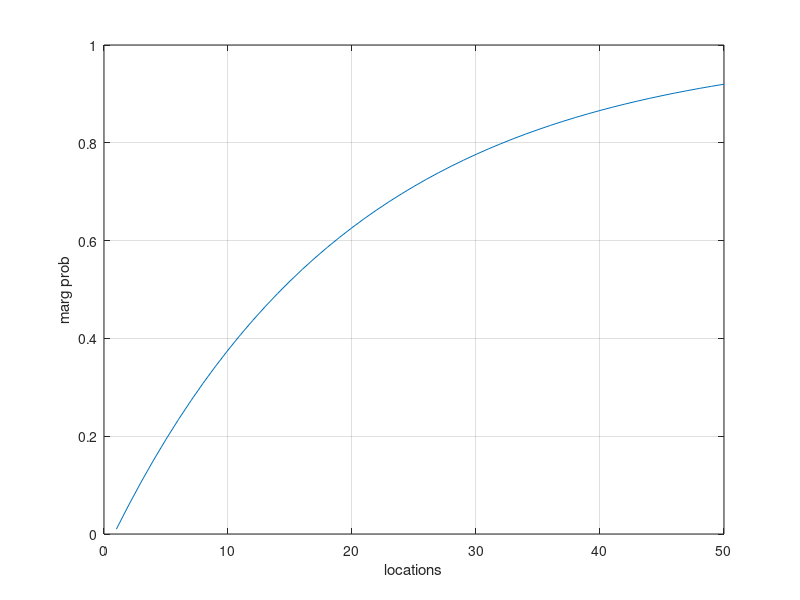

The MATLAB source for this figure: (Note: this script raises an error after producing the figure.)
close all
clear

directory_a = 'plots/a/';
directory_b = 'plots/b/';
directory_c = 'plots/c/';
directory_d = 'plots/d/';
directory_e = 'plots/e/';
directory_f = 'plots/f/';

%% task a
data = 50;
marg_p = zeros(data,1);
marg_p(1) = 0.01;

for i=2:data
    marg_p(i)= marg_p(i-1) + 0.05*(1-marg_p(i-1));
end

fig1 = figure;
plot(1:data,marg_p)
grid
xlabel('locations')
ylabel('marg prob')
title_pic = 'marg_prob';
save_plots(title_pic,directory_a,fig1);

%% task c
tau = 0.3;
x = zeros(data,1);
%x(1) = binornd(1,marg_p(1));
if(rand>=0.99)
    x(1) = 1;
else
    x(1) = 0;
end

for i=2:data
   if(x(i-1)==1)
       x(i) = 1;
   else
       if(rand<0.05)
           x(i) = 1;
       else
           x(i) = 0;
       end
   end
end

y = normrnd(x,tau,data,1); % same as mu + sigma*randn(data,1)
y(20) = 0.2;
y(30) = 0.7;

% fig2 = figure;
% plot(1:data,y);
% grid

[~,prio_xY,post_xY] = forward_recursion(0.95,tau,y,data);
margp_xY = backward_recursion(0.95,prio_xY,post_xY,data);

fig3 = figure;
plot(1:data,margp_xY(2,:));
grid
xlabel('locations')
ylabel('posterior prob for x_i = 1')
title_pic = 'post_prob';
save_plots(title_pic,directory_c,fig3);

%% task d
PoV = [];
mc_samples = 10000;
clean_all = -100000;
PV = -100000;

for i=1:data
    pov = 0; 
    for j=1:mc_samples
        y = normrnd(x,100*tau,data,1); % what mean?
        y(i) = normrnd(binornd(1,marg_p(i)),tau);
        [~,prio_xY,post_xY] = forward_recursion_d(0.95,tau,y,data,i);
        prob = backward_recursion(0.95,prio_xY,post_xY,data);
        dont_clean = -5000*sum(prob(2,:));
        pov = pov + max(clean_all,dont_clean)/j;
    end
    PoV(i) = pov;
end
%PoV = PoV(:,any(PoV));
VoI = PoV - PV

% fig4 = figure;
% plot(1:data,VoI)
% grid
% xlabel('locations')
% ylabel('VoI')
%title_pic = 'VoI';
%save_plots(title_pic,directory_d,fig4);


%% task e
big_pov = zeros(data,data);

% diagonal
for i=1:data
    for j=1:mc_samples
        y = normrnd(0.5,100*tau,data,1);
        x_new = zeros(data,1);
        x_new(i) = binornd(1,marg_p(i));
        y(i) = normrnd(x_new(i),tau/sqrt(2));
        [~,prio_xY,post_xY] = forward_recursion_d(0.95,tau,y,data,i);
        prob = backward_recursion(0.95,prio_xY,post_xY,data);
        dont_clean = -5000*sum(prob(2,:));
        pov = pov + max(clean_all,dont_clean)/j;
    end
    big_pov(i,i) = pov;
end

% off-diagonal
for i=10:data
    for j=i:data
        if(j==i)
            break;
        end
        for k=1:mc_samples
            y = normrnd(0.5,100*tau,data,1);
            x_new = zeros(data,1);
            x_new(i) = binornd(1,marg_p(i));
            for l=i+1:j
                if(x_new(l-1) == 1)
                    x_new(l) = 1;
                else
                    if(rand(1) < 0.05)
                        x(l) = 1;
                    else
                        x(l) = 0;
                    end
                end
            end
            y(i) = normrnd(x_new(i),tau);
            y(j) = normrnd(x_new(i),tau);
            [~,prio_xY,post_xY] = forward_recursion_e(0.95,tau,y,data,i,j);
            prob = backward_recursion(0.95,prio_xY,post_xY,data);
            dont_clean = -5000*sum(prob(2,:));
            pov = pov + max(clean_all,dont_clean)/k;
        end
    end
    big_pov(i,j) = pov;
    big_pov(j,i) = big_pov(i,j);
end

big_voi = big_pov - PV;
maximum = max(max(big_voi));
[max_x,max_y]=find(big_voi==maximum)

% plot matrix.
% plot diagonal: 2 sensors in same loc.
% plot 20,30
% save plots in directory_e.

%% task f
PoV_f = zeros(mc_samples,1);
tau_new = 1;

for i=1:mc_samples
    x_new_f = zeros(data,1);
    if(rand>=0.99)
        x(1) = 1;
    else
        x(1) = 0;
    end

    for i=2:data
       if(x(i-1)==1)
           x(i) = 1;
       else
           if(rand<0.05)
               x(i) = 1;
           else
               x(i) = 0;
           end
       end
    end
    y = normrnd(x_new_f,tau_new,data,1);
    [~,prio_xY,post_xY] = forward_recursion_f(0.95,tau_new,y,data);
    prob = backward_recursion(0.95,prio_xY,post_xY,data);
    dont_clean = -5000*sum(prob(2,:));
    PoV_f(i) = max(clean_all,dont_clean);
end

VoI_f = PoV_f - PV;

% plot some of the new VoI: should we clean the road upfront or not?
% save plots in directory_f.
